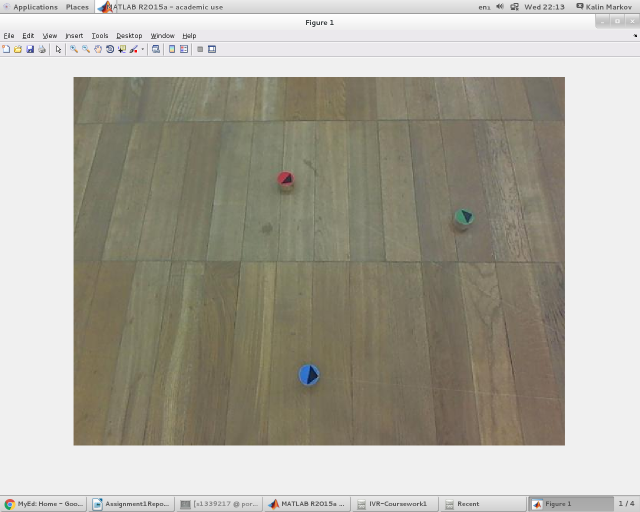
%> input picture Original.png, 1280 x 1024 px (shown at 1/2 size)
$ octave --eval "result = normalize(imread('Original.png'));"   (GNU Octave 9; MATLAB toolbox functions it lacks are replaced by stand-ins)
%> lines starting %> are read from the running program, lines starting %| are printed output that depends on the picture
% Normalization of the RGB values of the picture
% using R = (R / sqrt ( R^2 + G^2 + B^2 )) * 255
% same with other colors

function ret = normalize(frame)

double_frame = im2double(frame);

% Extract the individual channels
r = double_frame(:,:,1);
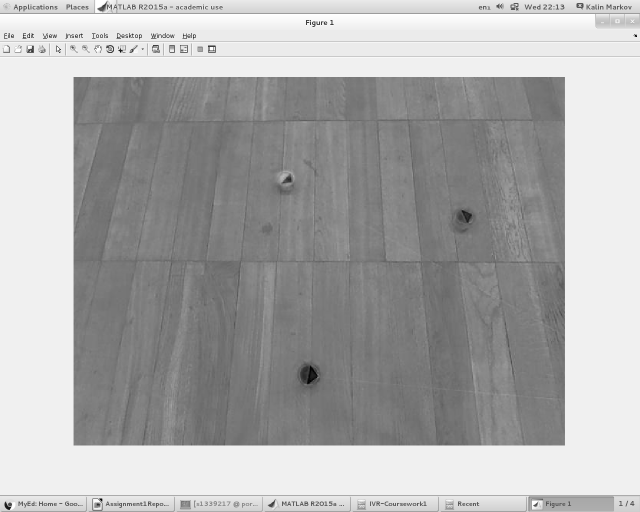
%> r: size 1024x1280 double (shown at 1/2 size); min 0, max 1, mean 0.68
g = double_frame(:,:,2);
b = double_frame(:,:,3);
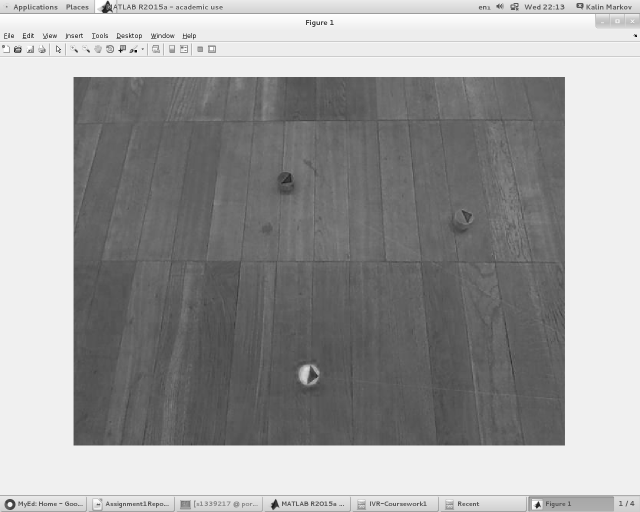
%> b: size 1024x1280 double (shown at 1/2 size); min 0, max 1, mean 0.624

% root of R^2 + G^2 + B^2
total = max(1, sqrt (r.^2 + g.^2 + b.^2));
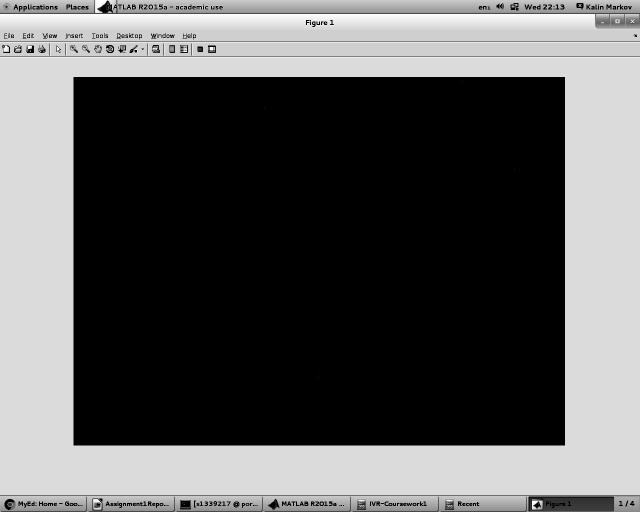
%> total: size 1024x1280 double (shown at 1/2 size); min 1, max 1.73, mean 1.27; drawn with min black and max white

% Compute the new RGB values of the image
r_new = r * 255 ./ total;
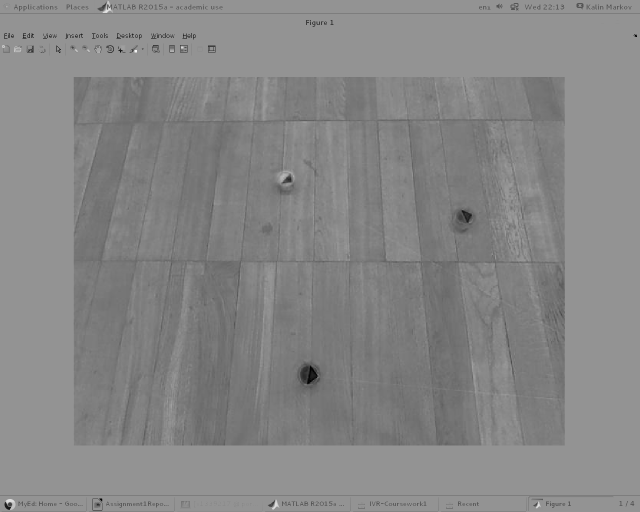
%> r_new: size 1024x1280 double (shown at 1/2 size); min 0, max 244, mean 134.2
g_new = g * 255 ./ total;
b_new = b * 255 ./ total;
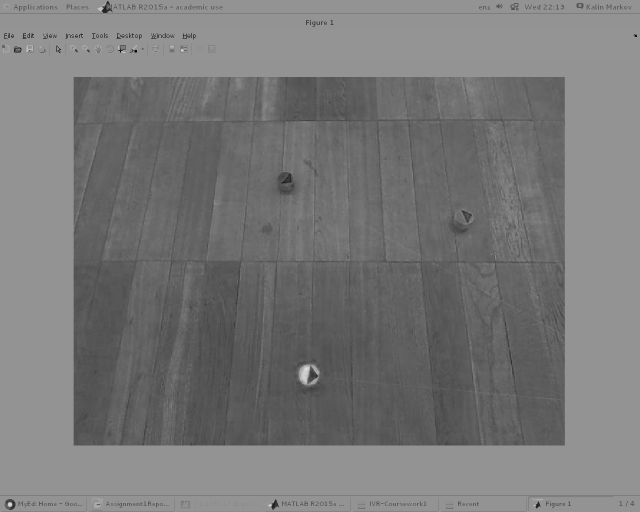
%> b_new: size 1024x1280 double (shown at 1/2 size); min 0, max 254.1, mean 120

% Prep the new image for inserting values
image = zeros(480,640,3, 'double');
%> (the run ends here)

$ run again, on FilledInGaps.png
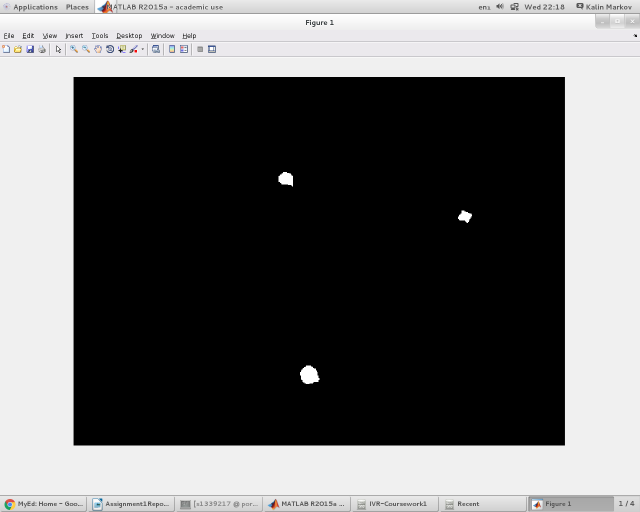
%> input picture FilledInGaps.png, 1280 x 1024 px (shown at 1/2 size)
%> in normalize, `r_new = r * 255 ./ total;`:
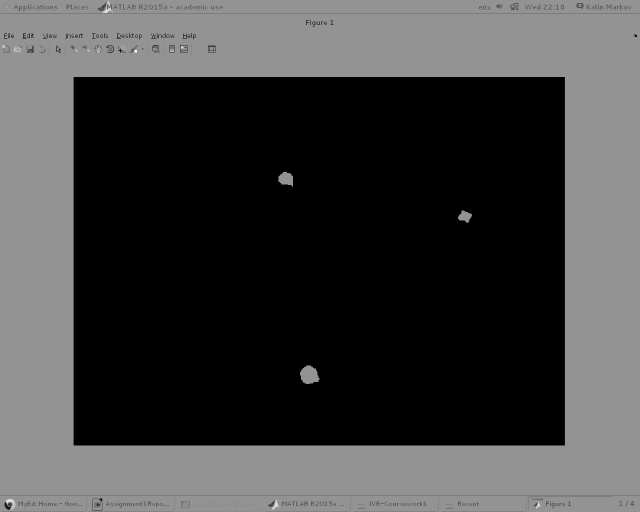
%> r_new: size 1024x1280 double (shown at 1/2 size); min 0, max 244, mean 65.7
